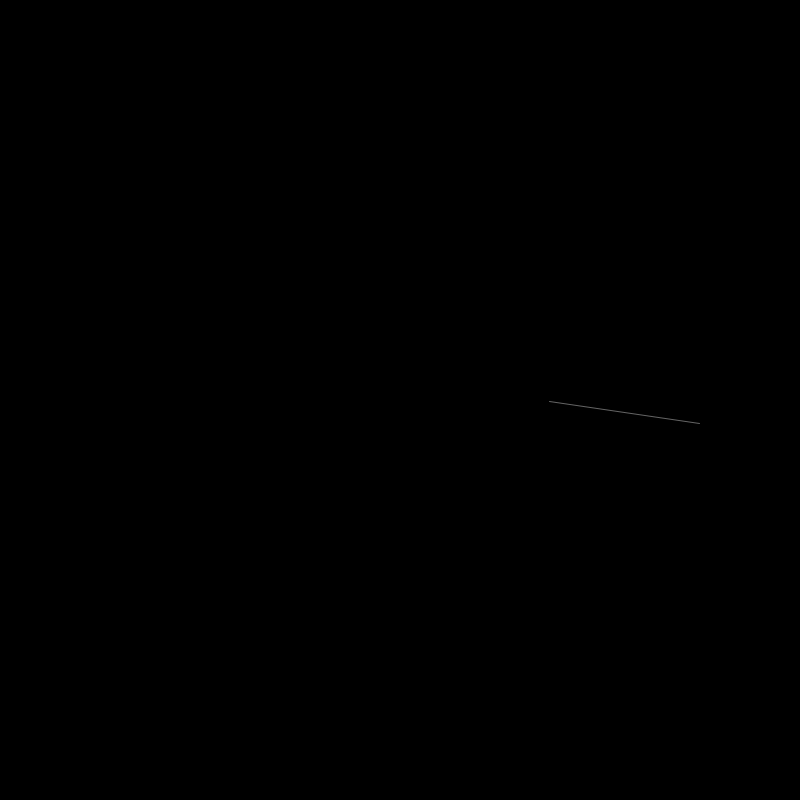
Frame 1 (no input)
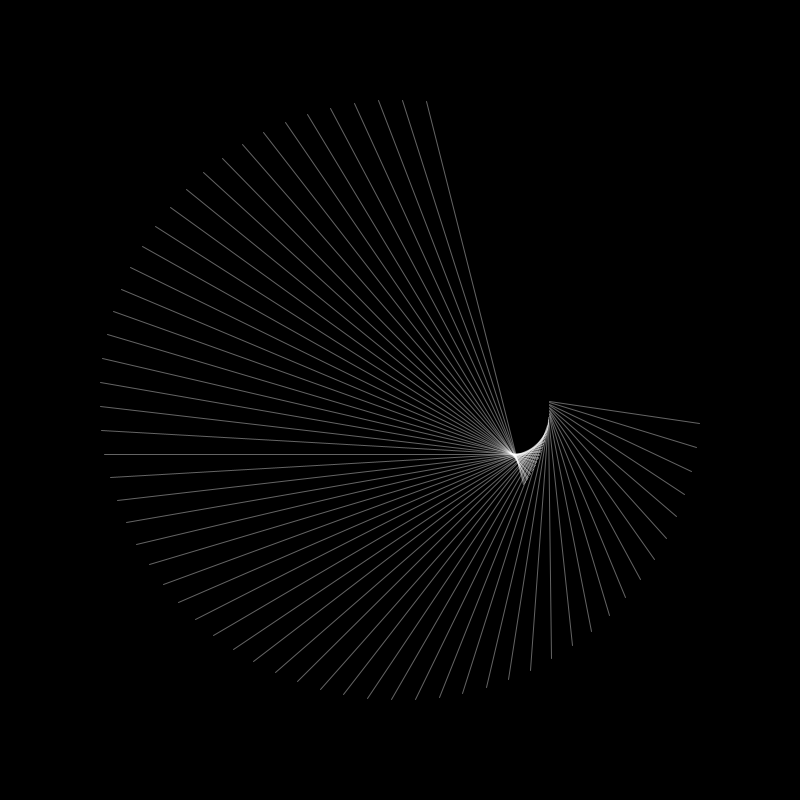
Frame 60 (the mouse pressed at the canvas centre just before this capture)
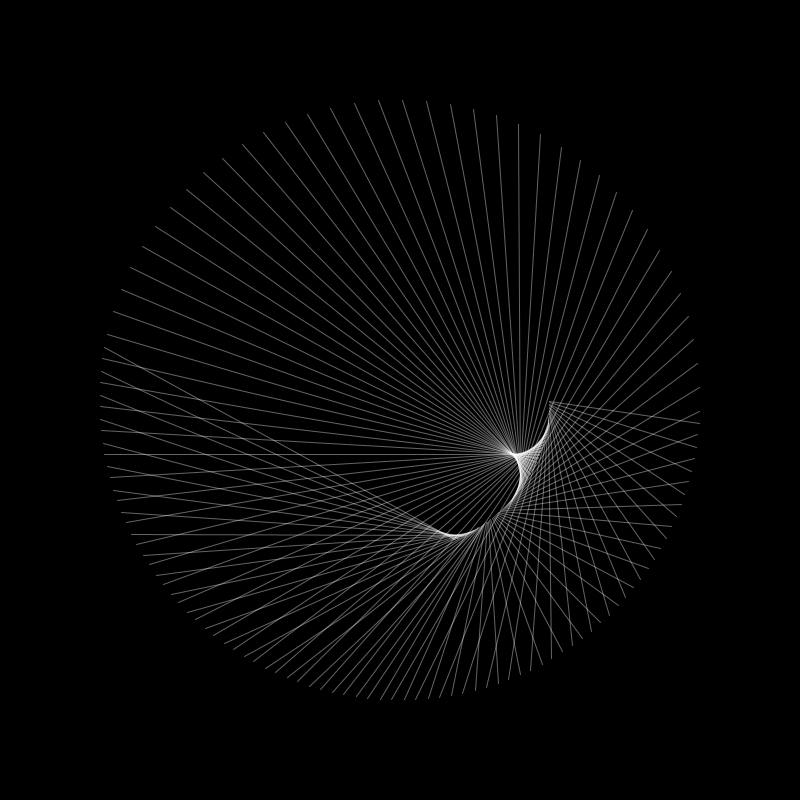
Frame 120 (the mouse held since frame 60 and released just before this capture)

The Processing sketch that drew these frames (run headless with seeded random() and noise(); from frame 60 on, the mouse is pressed at the canvas centre):

// Processing sketch: day07_inclass6
// ── day07_inclass6.pde
PVector posA, posB;

void setup(){
  size(800, 800);
  background(0);
  frameRate(10);
  posA = new PVector();
  posB = new PVector();
  
}

void draw(){
  float r1 = 300;
  float speed1 = frameCount/100.0 * 8;
  
  posA.x = r1 * cos(speed1);
  posA.y = r1 * sin(speed1);
  
  float r2 = 150;
  float speed2 = frameCount/100.0;  
  
  posB.x = r2 * cos(speed2);
  posB.y = r2 * sin(speed2);
  
  translate(width/2, height/2);
  stroke(255,100);
  line(posA.x, posA.y, posB.x, posB.y); 
}
